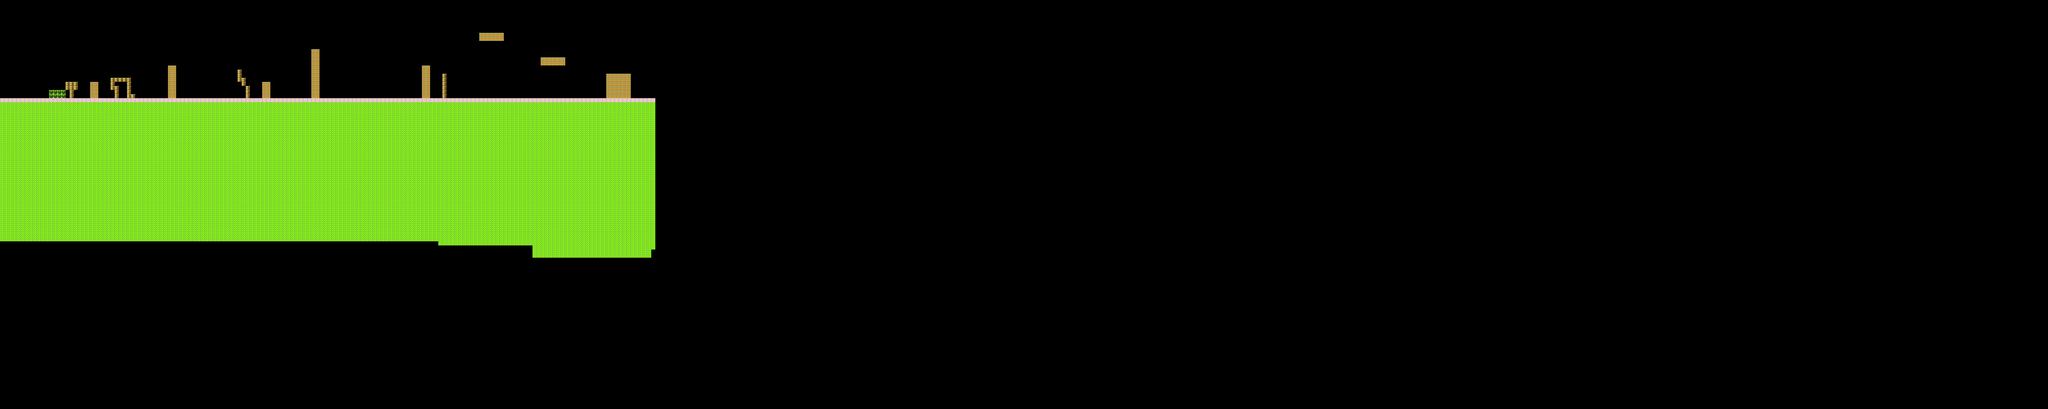

A level layout from a 2D game, rendered from its tile map. Below: a short description, then the map file with tile-grid data replaced by summaries:
An orthogonal 500x100 tile map with 16x16 px tiles, 4 tile layers (background, collision, obstacles, foreground) and 1 object (SpawnPosition).

<map version="1.0" orientation="orthogonal" width="500" height="100" tilewidth="16" tileheight="16">
 <tileset firstgid="1" name="tiles" tilewidth="16" tileheight="16" spacing="1" margin="1">
  <image source="tiles.png" width="512" height="512" />
  <tile id="62">
   <properties>
    <property name="rock" value="" />
   </properties>
  </tile>
 </tileset>
 <layer name="background" width="500" height="100">
  <data>[50000 cells, 5601 non-empty, 2 distinct tile ids]</data>
 </layer>
 <layer name="collision" width="500" height="100">
  <data>[50000 cells, 272 non-empty, 2 distinct tile ids]</data>
 </layer>
 <layer name="obstacles" width="500" height="100">
  <data>[50000 cells, 37 non-empty, 1 distinct tile ids]</data>
 </layer>
 <layer name="foreground" width="500" height="100">
  <data>[50000 cells, 8 non-empty, 1 distinct tile ids]</data>
 </layer>
 <objectgroup name="objects" width="500" height="100">
  <object name="SpawnPosition" x="100" y="367" />
 </objectgroup>
</map>
